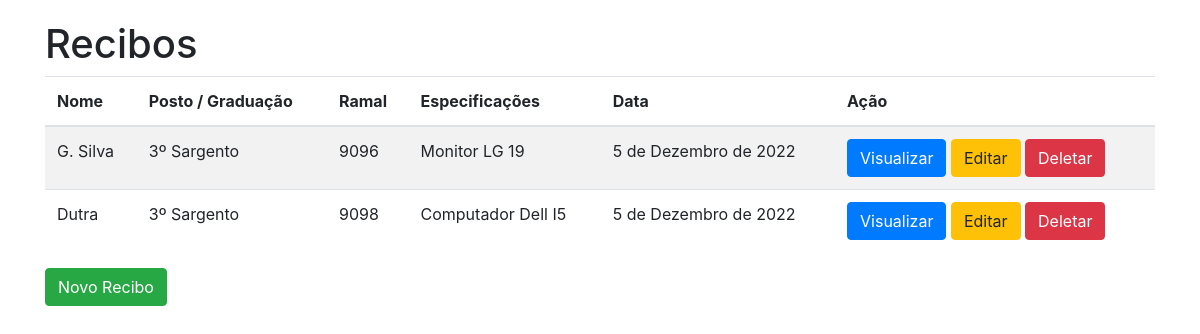
The app's page /recibos/, older data.
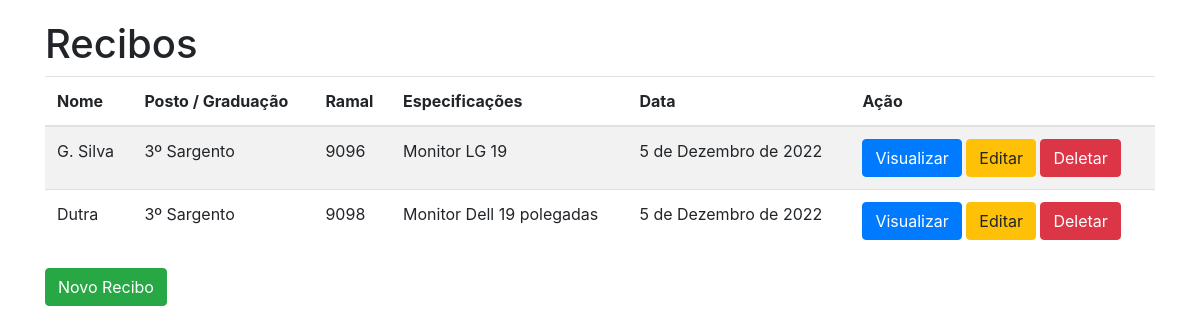
The same page, newer data.
### recibo_e_cautela/models.py (models this page shows, shortened)
class Base(models.Model):
    criados = models.DateField('Criação', auto_now_add=True)
    modificado = models.DateField('Atualização', auto_now=True)
    ativo = models.BooleanField('Ativo?', default=True)
    class Meta:
        abstract = True

class Recibo(Base):
    nome = models.CharField('Nome', max_length=100)
    saram = models.CharField('Saram', max_length=7)
    graduacao = models.CharField('Posto / Graduação', max_length=100)
    setor = models.CharField('Setor / Seção', max_length=100)
    ramal = models.CharField('Ramal', max_length=4)
    data = models.DateField('Data', default=datetime.date.today())
    especificacoes = models.CharField('Especifiações', max_length=200)
    observacao = models.CharField('Observação', max_length=500)
    sinf = models.CharField('SINF', max_length=4)
    lacre = models.CharField('Lacre', max_length=7)
    bmp = models.CharField('BMP', max_length=10)
    quantidade = models.IntegerField('Quantidade', max_length=100)

### recibo_e_cautela/views.py (the view)
# urls.py: path('recibos/', ReciboView.as_view(), name='recibos'),
class ReciboView(ListView):
    models = Recibo
    template_name = 'recibos.html'
    queryset = Recibo.objects.all()
    context_object_name = 'recibos'

### recibo_e_cautela/templates/recibos.html
{% extends 'base.html' %}
{% load humanize %}
{% block content %}
    <div class="content">
      <h1>Recibos</h1>
        <table class="table table-striped table-hover">
          <thead>
              <tr>
                  <th scope="col">Nome</th>
                  <th scope="col">Posto / Graduação</th>
                  <th scope="col">Ramal</th>
                  <th scope="col">Especificações</th>
                  <th scope="col">Data</th>
                  <th scope="col">Ação</th>
              </tr>
          </thead>
          <tbody>
          {% for recibo in recibos %}
            <tr>
                <td scope="row">{{ recibo.nome }}</td>
                <td scope="row">{{ recibo.graduacao }}</td>
                <td scope="row">{{ recibo.ramal }}</td>
                <td scope="row">{{ recibo.especificacoes }}</td>
                <td scope="row">{{ recibo.data }}</td>
                <td>
                    <a href="{% url 'detail_recibo' recibo.pk %}" class="btn btn-primary" >Visualizar</a>
                    <a href="{% url 'update_recibo' recibo.pk %}" class="btn btn-warning">Editar</a>
                    <a href="{% url 'delete_recibo' recibo.pk %}" class="btn btn-danger">Deletar</a>
                </td>
            </tr>
          {% endfor %}
          </tbody>
        </table>
      <a href="{% url 'adicionar_recibo' %}" class="btn btn-success">Novo Recibo</a>
    </div>
{% endblock %}

### recibo_e_cautela/templates/base.html (shortened to what this page needs)
<!DOCTYPE html>
<html lang="pt-b">
<head>
    {% load static %}
    {% load bootstrap4 %}
    <link rel="stylesheet" href="{% static 'css/style.css' %}">
    {% bootstrap_css %}
</head>
<body>
    <div class="container">
        {% block content %}
        {% endblock %}
    </div>
</body>
</html>

### recibo_e_cautela/static/css/style.css (style rules this page uses)
.content { margin: 20px auto 40px!important; }

Row changes from the older to the newer data that the page shows:
changed Recibo "Dutra": especificacoes "Computador Dell I5" → "Monitor Dell 19 polegadas"
